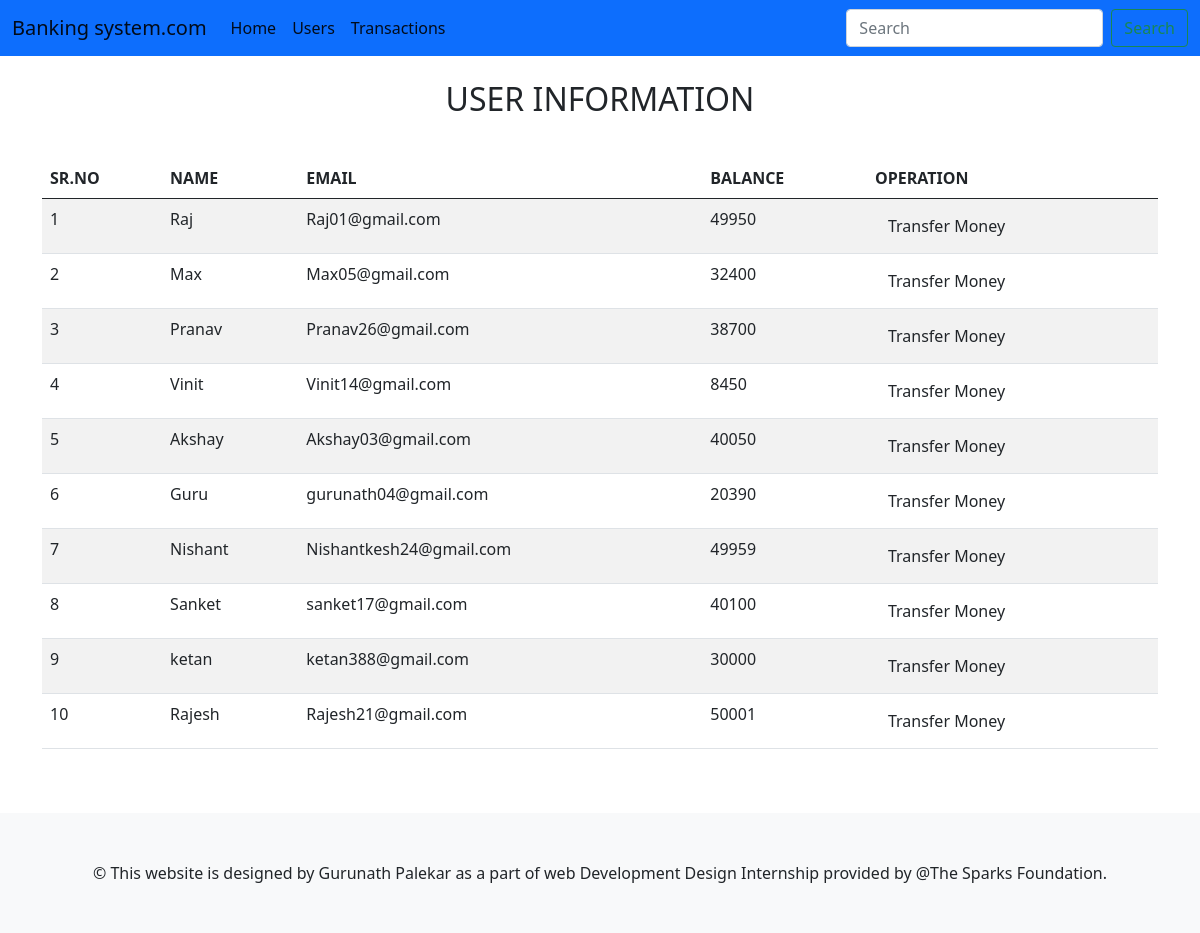
Screenshot of /user.php with the database file from the repository.
### tables this page shows
CREATE TABLE `users` (
  `id` int(3) NOT NULL,
  `name` text NOT NULL,
  `email` varchar(30) NOT NULL,
  `balance` int(8) NOT NULL
);

### user.php (the view, shortened to what this page needs)
<!doctype html>
<html lang="en">
  <head>
    <link href="https://cdn.jsdelivr.net/npm/bootstrap@5.1.0/dist/css/bootstrap.min.css" rel="stylesheet">
  </head>
  <body>
    <?php include'navbar.php';?><br>
    <div class="container">
  <h2> <p class="text-center">USER INFORMATION</p></h2><br>
    <?php
include 'config.php';
$sql="SELECT * FROM users";
$result=$conn->query($sql);
?>
<table class="table table-striped">
  <thead>
    <tr>
      <th scope="col">SR.NO</th>
      <th scope="col">NAME</th>
      <th scope="col">EMAIL</th>
      <th scope="col">BALANCE</th>
      <th scope="col">OPERATION</th>
    </tr>
  </thead>
  <?php
  if($result->num_rows>0)
  {
      while($row=$result->fetch_assoc()){
   ?>
   <tr>
       <td><?php echo $row["id"];?></td>
       <td><?php echo $row["name"];?></td>
       <td><?php echo $row["email"];?></td>
       <td><?php echo $row["balance"];?></td>
       <td><a href="transfer.php?id=<?php echo $row['id'];?>"><button type="button" class="btn">Transfer Money</button></a></td>
   </tr>
   <?php
      } ?>
</table>
<?php }
  ?>
    </div>
  </body>
  <?php include'footer.php';?>
</html>

### rows the page displays
users: id "1", name "Raj", email "Raj01@gmail.com", balance "49950"
users: id "2", name "Max", email "Max05@gmail.com", balance "32400"
users: id "3", name "Pranav", email "Pranav26@gmail.com", balance "38700"
users: id "4", name "Vinit", email "Vinit14@gmail.com", balance "8450"
users: id "5", name "Akshay", email "Akshay03@gmail.com", balance "40050"
users: id "6", name "Guru", email "gurunath04@gmail.com", balance "20390"
users: id "7", name "Nishant", email "Nishantkesh24@gmail.com", balance "49959"
users: id "8", name "Sanket", email "sanket17@gmail.com", balance "40100"
users: id "9", name "ketan", email "ketan388@gmail.com", balance "30000"
users: id "10", name "Rajesh", email "Rajesh21@gmail.com", balance "50001"
